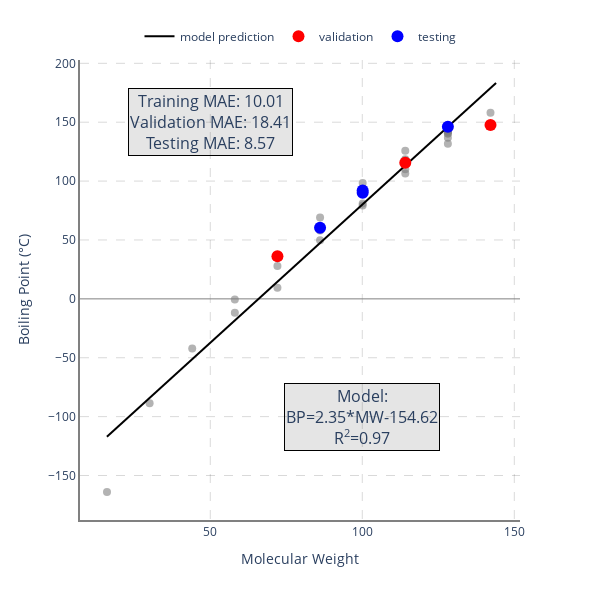

The cell this chart's notebook holds for it:
### Code cell
scatter(
    X_train,
    X_val,
    X_test,
    y_train,
    y_val,
    y_test,
)

### Figure 1 — Plotly figure (JSON) as saved in the notebook; plotly's stock layout.template omitted (floating-point values rounded to 4 significant figures; data arrays with more than 128 entries replaced by an {"elided": "..."} marker saying what was removed)
{"data": [{"hovertemplate": "x=%{x}<br>y=%{y}<extra></extra>", "legendgroup": "", "marker": {"color": "grey", "opacity": 0.6, "size": 8, "symbol": "circle"}, "mode": "markers", "name": "", "orientation": "v", "showlegend": false, "type": "scatter", "x": [114.1, 128.2, 128.2, 86.11, 128.2, 114.1, 100.1, 142.2, 86.11, 16.03, 58.08, 100.1, 100.1, 72.09, 100.1, 86.11, 30.05, 44.06, 128.2, 58.08, 128.2, 114.1, 128.2, 114.1, 114.1, 128.2, 72.09], "xaxis": "x", "y": [110, 140.6, 141.6, 49.7, 140.3, 117.6, 80.9, 158, 58, -164, -0.5, 93.5, 98.4, 9.5, 79.2, 69, -88.6, -42.1, 142.4, -11.7, 136.7, 125.7, 143, 118.5, 106.5, 131.7, 27.8], "yaxis": "y"}, {"line": {"color": "black"}, "mode": "lines", "name": "model prediction", "type": "scatter", "x": {"elided": "129 int values"}, "y": {"elided": "129 float values"}}, {"marker": {"color": "red", "size": 12}, "mode": "markers", "name": "validation", "type": "scatter", "x": [114.1, 142.2, 72.09], "y": [115.6, 147.7, 36.1]}, {"marker": {"color": "blue", "size": 12}, "mode": "markers", "name": "testing", "type": "scatter", "x": [86.11, 100.1, 128.2, 100.1], "y": [60.3, 90, 146.2, 92]}], "layout": {"annotations": [{"bgcolor": "rgba(0, 0, 0, 0.1)", "bordercolor": "rgba(0, 0, 0, 1)", "borderwidth": 1, "font": {"size": 16}, "showarrow": false, "text": "Training MAE: 10.01<br>Validation MAE: 18.41<br>Testing MAE: 8.57<br>", "x": 50, "y": 150}, {"bgcolor": "rgba(0, 0, 0, 0.1)", "bordercolor": "rgba(0, 0, 0, 1)", "font": {"size": 16}, "showarrow": false, "text": "Model:<br>BP=2.35*MW-154.62<br>R<sup>2</sup>=0.97<br>", "x": 100, "y": -100}], "height": 600, "legend": {"orientation": "h", "tracegroupgap": 0, "x": 0.5, "xanchor": "center", "y": 1.02, "yanchor": "bottom"}, "margin": {"t": 60}, "paper_bgcolor": "rgba(0, 0, 0, 0)", "plot_bgcolor": "rgba(0, 0, 0, 0)", "width": 600, "xaxis": {"anchor": "y", "domain": [0, 1], "gridcolor": "rgba(0, 0, 0, 0.15)", "griddash": "dash", "gridwidth": 1, "layer": "below traces", "linecolor": "grey", "linewidth": 2, "showgrid": true, "showline": true, "title": {"text": "Molecular Weight"}, "zerolinecolor": "grey", "zerolinewidth": 1}, "yaxis": {"anchor": "x", "domain": [0, 1], "gridcolor": "rgba(0, 0, 0, 0.15)", "griddash": "dash", "gridwidth": 1, "layer": "below traces", "linecolor": "grey", "linewidth": 2, "showgrid": true, "showline": true, "title": {"text": "Boiling Point (°C)"}, "zerolinecolor": "grey", "zerolinewidth": 1}}}
